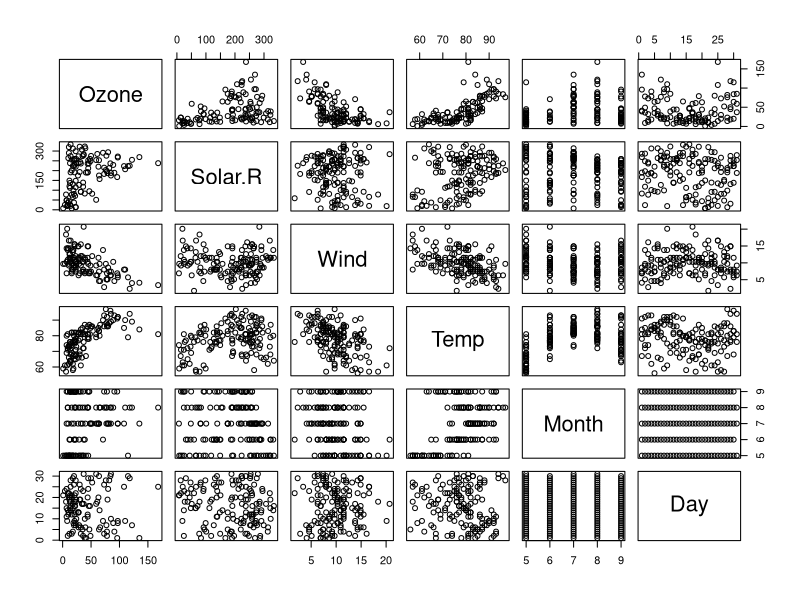
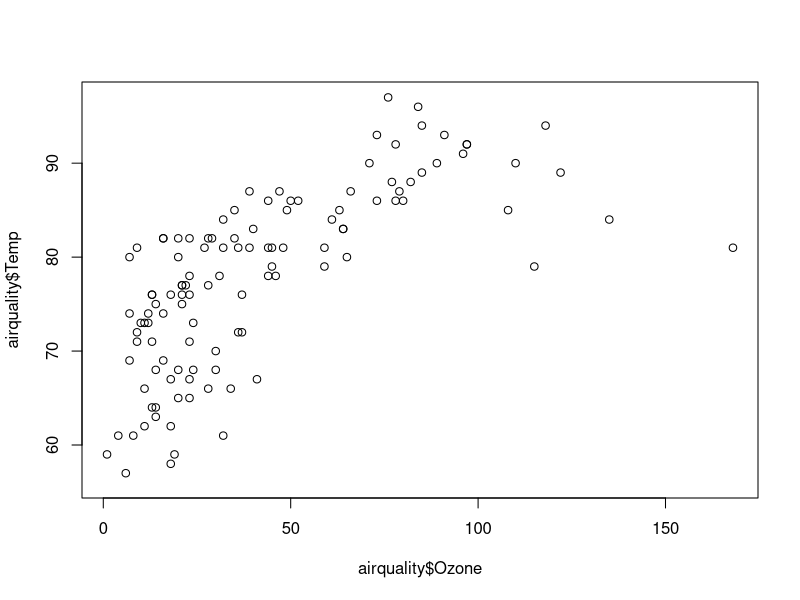
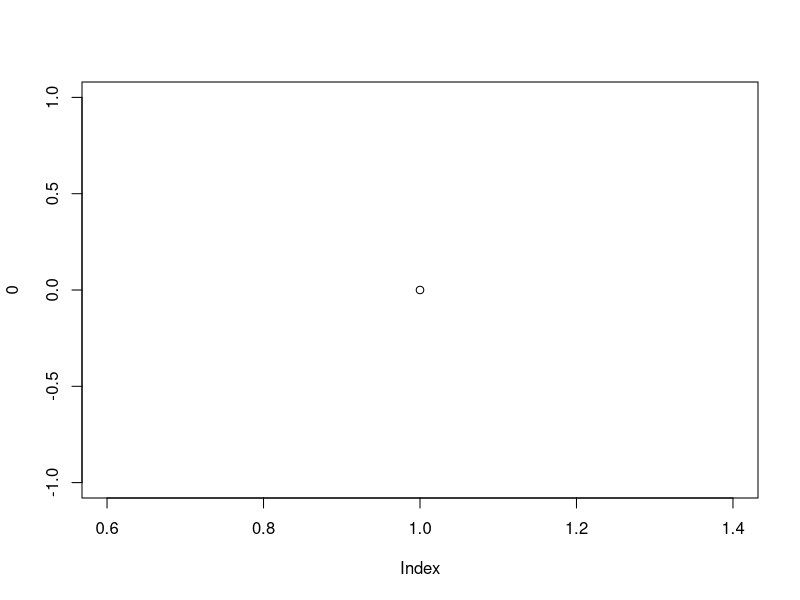

The R script that drew these images, in order:
## ---- chunk 1
knitr::opts_chunk$set(echo = FALSE)
## ---- chunk 2
plot(airquality)
?airquality

plot(airquality$Ozone, airquality$Temp)


## ---- chunk 3
plot(0.0)

